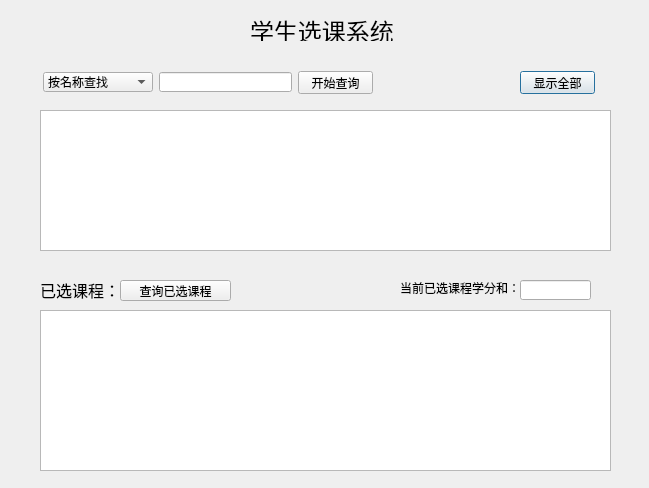
<?xml version="1.0" encoding="UTF-8"?>
<ui version="4.0">
 <class>stu_course</class>
 <widget class="QDialog" name="stu_course">
  <property name="geometry">
   <rect>
    <x>0</x>
    <y>0</y>
    <width>649</width>
    <height>488</height>
   </rect>
  </property>
  <property name="windowTitle">
   <string>学生选课和成绩管理系统</string>
  </property>
  <widget class="QLabel" name="label">
   <property name="geometry">
    <rect>
     <x>250</x>
     <y>20</y>
     <width>151</width>
     <height>21</height>
    </rect>
   </property>
   <property name="font">
    <font>
     <pointsize>18</pointsize>
    </font>
   </property>
   <property name="text">
    <string>学生选课系统</string>
   </property>
  </widget>
  <widget class="QTableView" name="tb_course">
   <property name="geometry">
    <rect>
     <x>40</x>
     <y>110</y>
     <width>571</width>
     <height>141</height>
    </rect>
   </property>
  </widget>
  <widget class="QTableView" name="tb_select">
   <property name="geometry">
    <rect>
     <x>40</x>
     <y>310</y>
     <width>571</width>
     <height>161</height>
    </rect>
   </property>
  </widget>
  <widget class="QLabel" name="label_2">
   <property name="geometry">
    <rect>
     <x>40</x>
     <y>280</y>
     <width>81</width>
     <height>20</height>
    </rect>
   </property>
   <property name="font">
    <font>
     <pointsize>12</pointsize>
    </font>
   </property>
   <property name="text">
    <string>已选课程：</string>
   </property>
  </widget>
  <widget class="QLabel" name="label_3">
   <property name="geometry">
    <rect>
     <x>400</x>
     <y>280</y>
     <width>121</width>
     <height>16</height>
    </rect>
   </property>
   <property name="text">
    <string>当前已选课程学分和：</string>
   </property>
  </widget>
  <widget class="QLineEdit" name="le_sum">
   <property name="geometry">
    <rect>
     <x>520</x>
     <y>280</y>
     <width>71</width>
     <height>20</height>
    </rect>
   </property>
  </widget>
  <widget class="QPushButton" name="pushButton">
   <property name="geometry">
    <rect>
     <x>520</x>
     <y>71</y>
     <width>75</width>
     <height>23</height>
    </rect>
   </property>
   <property name="text">
    <string>显示全部</string>
   </property>
  </widget>
  <widget class="QComboBox" name="cbb_queryway">
   <property name="geometry">
    <rect>
     <x>43</x>
     <y>72</y>
     <width>110</width>
     <height>20</height>
    </rect>
   </property>
   <property name="sizePolicy">
    <sizepolicy hsizetype="Expanding" vsizetype="Fixed">
     <horstretch>0</horstretch>
     <verstretch>0</verstretch>
    </sizepolicy>
   </property>
   <item>
    <property name="text">
     <string>按名称查找</string>
    </property>
   </item>
   <item>
    <property name="text">
     <string>按编号查找</string>
    </property>
   </item>
   <item>
    <property name="text">
     <string>按学分查找</string>
    </property>
   </item>
   <item>
    <property name="text">
     <string>按课程性质查找</string>
    </property>
   </item>
   <item>
    <property name="text">
     <string>按开课学院查找</string>
    </property>
   </item>
  </widget>
  <widget class="QPushButton" name="btn_stu_doquery">
   <property name="geometry">
    <rect>
     <x>298</x>
     <y>71</y>
     <width>75</width>
     <height>23</height>
    </rect>
   </property>
   <property name="text">
    <string>开始查询</string>
   </property>
  </widget>
  <widget class="QLineEdit" name="le_cname">
   <property name="geometry">
    <rect>
     <x>159</x>
     <y>72</y>
     <width>133</width>
     <height>20</height>
    </rect>
   </property>
  </widget>
  <widget class="QPushButton" name="pushButton_2">
   <property name="geometry">
    <rect>
     <x>120</x>
     <y>280</y>
     <width>111</width>
     <height>21</height>
    </rect>
   </property>
   <property name="text">
    <string>查询已选课程</string>
   </property>
  </widget>
 </widget>
 <resources/>
 <connections/>
</ui>
